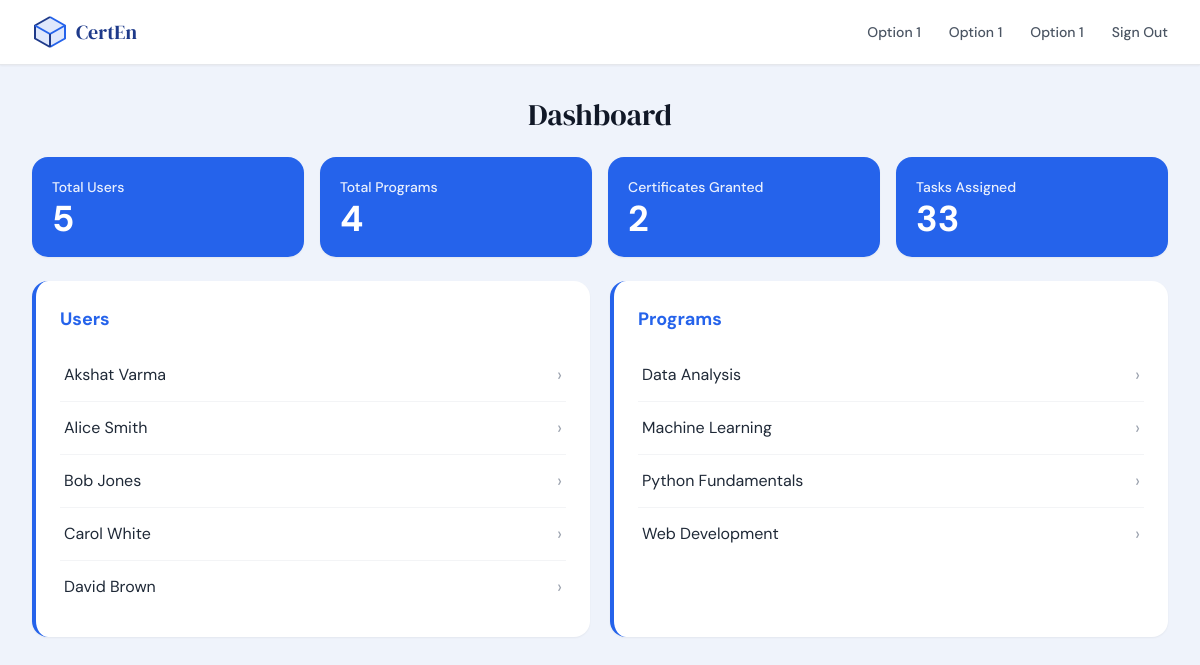
/admin, run on an earlier commit of the app's database.
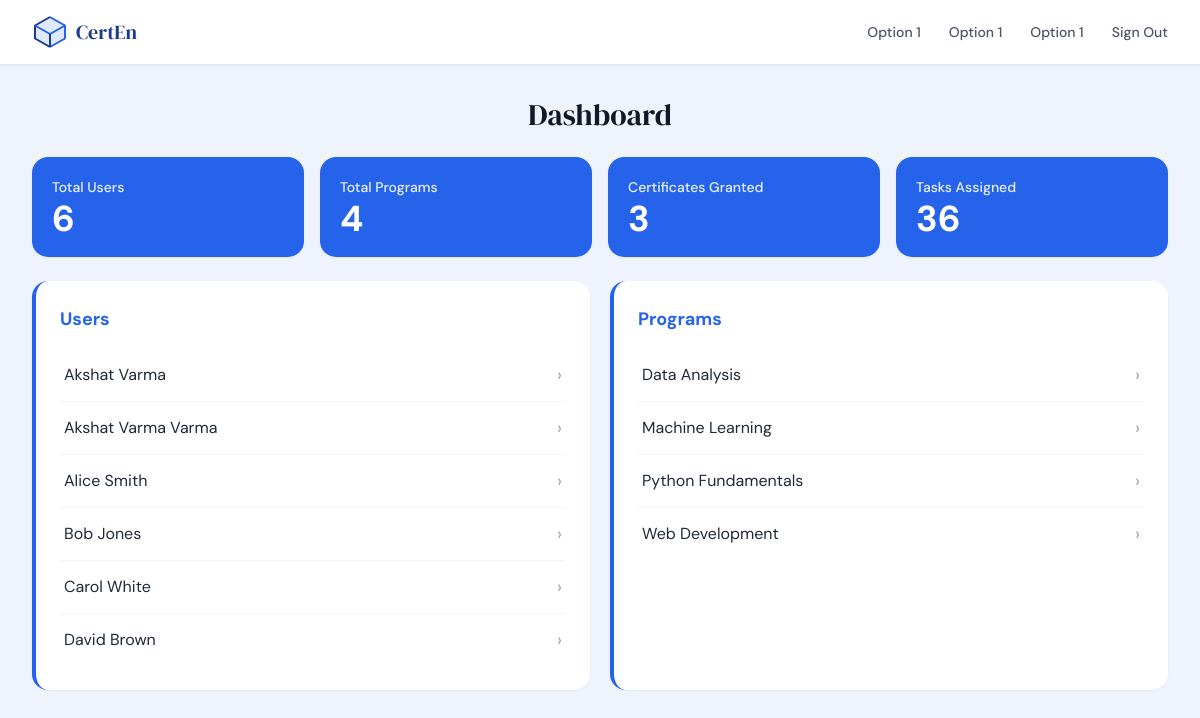
And on a later commit of the database.
### models.py (models this page shows, shortened)
class User(db.Model):
    __tablename__ = "users"
    id         = db.Column(db.Integer, primary_key=True)
    first_name = db.Column(db.String(80),  nullable=False)
    last_name  = db.Column(db.String(80),  nullable=False)
    email      = db.Column(db.String(120), unique=True, nullable=False)
    dob        = db.Column(db.String(20))          # stored as "DD/MM/YYYY"
    is_admin   = db.Column(db.Boolean, default=False)
    created_at = db.Column(db.DateTime, default=lambda: datetime.now(timezone.utc))
    enrollments      = db.relationship("Enrollment",      back_populates="user", cascade="all, delete-orphan")
    task_completions = db.relationship("TaskCompletion",  back_populates="user", cascade="all, delete-orphan")
    certificates     = db.relationship("Certificate",     back_populates="user", cascade="all, delete-orphan")
    @property
    def full_name(self):
        return f"{self.first_name} {self.last_name}"

class Program(db.Model):
    __tablename__ = "programs"
    id          = db.Column(db.Integer, primary_key=True)
    name        = db.Column(db.String(120), nullable=False)
    description = db.Column(db.Text)
    mode        = db.Column(db.String(20))   # Online / Offline / Hybrid
    created_at  = db.Column(db.DateTime, default=lambda: datetime.now(timezone.utc))
    enrollments  = db.relationship("Enrollment",  back_populates="program", cascade="all, delete-orphan")
    tasks        = db.relationship("Task",         back_populates="program", cascade="all, delete-orphan",
                                   order_by="Task.serial")
    certificates = db.relationship("Certificate", back_populates="program", cascade="all, delete-orphan")

### app.py (the view, shortened to what this page needs)
@app.route("/admin")
def admin_dashboard():
    selected_user_id    = request.args.get("user_id",    type=int)
    selected_program_id = request.args.get("program_id", type=int)
    view_mode           = request.args.get("view", "user")   # "user" | "program"
    users    = User.query.filter_by(is_admin=False).order_by(User.first_name).all()
    programs = Program.query.order_by(Program.name).all()
    selected_user    = User.query.get(selected_user_id)    if selected_user_id    else None
    selected_program = Program.query.get(selected_program_id) if selected_program_id else None
    stats = {
        "total_users":           User.query.filter_by(is_admin=False).count(),
        "total_programs":        Program.query.count(),
        "certificates_granted":  Certificate.query.filter_by(status="granted").count(),
        "tasks_assigned":        TaskCompletion.query.count(),
    }
    user_enrolled_programs = []
    user_task_rows         = []
    program_enrolled_users = []
    program_task_rows      = []
    program_detail_user    = None
    prog_detail_user_id    = request.args.get("prog_user_id", type=int)
    return render_template(
        "admin_dashboard.html",
        stats=stats,
        users=users,
        programs=programs,
        selected_user=selected_user,
        selected_program=selected_program,
        view_mode=view_mode,
        user_enrolled_programs=user_enrolled_programs,
        user_task_rows=user_task_rows,
        program_enrolled_users=program_enrolled_users,
        program_task_rows=program_task_rows,
        program_detail_user=program_detail_user,
        prog_detail_user_id=prog_detail_user_id,
    )

### templates/admin_dashboard.html (shortened to what this page needs)
{% extends "base.html" %}
{% block nav_links %}
  <a href="#" class="text-sm font-medium text-gray-600 hover:text-primary hover:underline hover:underline-offset-4 transition-colors">Option 1</a>
  <a href="#" class="text-sm font-medium text-gray-600 hover:text-primary hover:underline hover:underline-offset-4 transition-colors">Option 1</a>
  <a href="#" class="text-sm font-medium text-gray-600 hover:text-primary hover:underline hover:underline-offset-4 transition-colors">Option 1</a>
  <a href="{{ url_for('signout') }}" class="text-sm font-medium text-gray-600 hover:text-primary hover:underline hover:underline-offset-4 transition-colors">Sign Out</a>
{% endblock %}
{% block content %}
<div class="max-w-7xl mx-auto px-4 sm:px-6 lg:px-8 py-8 space-y-6">
  <h2 class="font-serif text-3xl text-center text-gray-900">Dashboard</h2>
  <div class="grid grid-cols-2 lg:grid-cols-4 gap-4">
    {% for label, value in [
        ('Total Users',          stats.total_users),
        ('Total Programs',       stats.total_programs),
        ('Certificates Granted', stats.certificates_granted),
        ('Tasks Assigned',       stats.tasks_assigned),
      ] %}
    <div class="bg-primary text-white rounded-2xl p-5 shadow-sm">
      <p class="text-sm font-medium opacity-90 mb-1">{{ label }}</p>
      <p class="text-4xl font-bold leading-none">{{ value }}</p>
    </div>
    {% endfor %}
  </div>
  <div class="grid grid-cols-1 md:grid-cols-2 gap-5">
    <div class="bg-white rounded-2xl shadow-sm border-l-4 border-primary p-6">
      <h3 class="text-lg font-bold text-primary mb-4">Users</h3>
      <ul class="divide-y divide-gray-100">
        {% for user in users %}
        <li>
          <a href="{{ url_for('admin_dashboard', user_id=user.id, view='user') }}"
             class="flex justify-between items-center py-3 px-1 transition-colors
               {% if selected_user and selected_user.id == user.id and view_mode == 'user' %}
                 text-primary font-bold border-b-2 border-primary
               {% else %}
                 text-gray-800 hover:text-primary
               {% endif %}">
            {{ user.full_name }}
            <span class="text-gray-400 text-lg">›</span>
          </a>
        </li>
        {% endfor %}
      </ul>
    </div>
    <div class="bg-white rounded-2xl shadow-sm border-l-4 border-primary p-6">
      <h3 class="text-lg font-bold text-primary mb-4">Programs</h3>
      <ul class="divide-y divide-gray-100">
        {% for program in programs %}
        <li>
          <a href="{{ url_for('admin_dashboard', program_id=program.id, view='program') }}"
             class="flex justify-between items-center py-3 px-1 transition-colors
               {% if selected_program and selected_program.id == program.id and view_mode == 'program' %}
                 text-primary font-bold border-b-2 border-primary
               {% else %}
                 text-gray-800 hover:text-primary
               {% endif %}">
            {{ program.name }}
            <span class="text-gray-400 text-lg">›</span>
          </a>
        </li>
        {% endfor %}
      </ul>
    </div>
  </div>
</div>
{% endblock %}

### templates/base.html (shortened to what this page needs)
<!DOCTYPE html>
<html lang="en">
<head>
  <script src="https://cdn.tailwindcss.com"></script>
</head>
<body class="bg-lightbg text-gray-900 min-h-screen">
  <nav class="sticky top-0 z-50 bg-white border-b border-gray-200 shadow-sm">
    <div class="max-w-7xl mx-auto px-4 sm:px-6 lg:px-8 h-16 flex items-center justify-between">
      <a href="{{ url_for('index') }}" class="flex items-center gap-2 shrink-0">
        <span class="font-serif text-navy text-xl">CertEn</span>
      </a>
      <div class="hidden md:flex items-center gap-7">
        {% block nav_links %}{% endblock %}
      </div>
    </div>
  </nav>
  <main>{% block content %}{% endblock %}</main>
</body>
</html>

### templates/base.html (style rules this page uses)
body { font-family: 'DM Sans', sans-serif; }

What changed in the data, as far as the page shows it:
added User: full_name "Akshat Varma Varma"
Also different on the page:
new list line: "Total Users 6"
new list line: "Certificates Granted 3"
new list line: "Tasks Assigned 36"
list line gone: "Total Users 5"
list line gone: "Certificates Granted 2"
list line gone: "Tasks Assigned 33"
